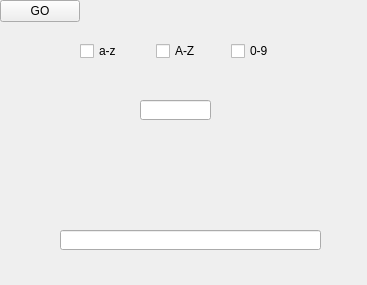
<?xml version="1.0" encoding="UTF-8"?>
<ui version="4.0">
 <class>Form</class>
 <widget class="QWidget" name="Form">
  <property name="geometry">
   <rect>
    <x>0</x>
    <y>0</y>
    <width>367</width>
    <height>285</height>
   </rect>
  </property>
  <property name="windowTitle">
   <string>Password</string>
  </property>
  <widget class="QLineEdit" name="lineEdit">
   <property name="geometry">
    <rect>
     <x>60</x>
     <y>230</y>
     <width>261</width>
     <height>20</height>
    </rect>
   </property>
   <property name="readOnly">
    <bool>true</bool>
   </property>
  </widget>
  <widget class="QLineEdit" name="lineEdit_length">
   <property name="geometry">
    <rect>
     <x>140</x>
     <y>100</y>
     <width>71</width>
     <height>20</height>
    </rect>
   </property>
  </widget>
  <widget class="QPushButton" name="pushButton">
   <property name="text">
    <string>GO</string>
   </property>
  </widget>
  <widget class="QWidget" name="">
   <property name="geometry">
    <rect>
     <x>80</x>
     <y>40</y>
     <width>221</width>
     <height>22</height>
    </rect>
   </property>
   <layout class="QHBoxLayout" name="horizontalLayout">
    <item>
     <widget class="QCheckBox" name="checkBox_a">
      <property name="text">
       <string>a-z</string>
      </property>
     </widget>
    </item>
    <item>
     <widget class="QCheckBox" name="checkBox_A">
      <property name="text">
       <string>A-Z</string>
      </property>
     </widget>
    </item>
    <item>
     <widget class="QCheckBox" name="checkBox_0">
      <property name="text">
       <string>0-9</string>
      </property>
     </widget>
    </item>
   </layout>
  </widget>
 </widget>
 <tabstops>
  <tabstop>checkBox_0</tabstop>
  <tabstop>pushButton</tabstop>
  <tabstop>lineEdit</tabstop>
  <tabstop>checkBox_a</tabstop>
 </tabstops>
 <resources/>
 <connections/>
</ui>
